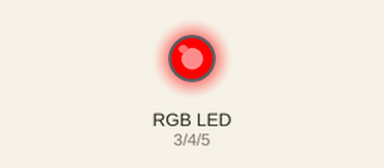
A sketch run on a simulated Arduino Uno, built with avr-gcc and run on an emulated ATmega328P. On the bench: an RGB LED mixed from three pins (HIGH = lit).

Above: at 0.05 s.
At 1.45 s:
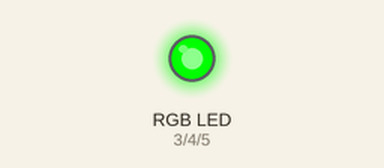
At 2.85 s:
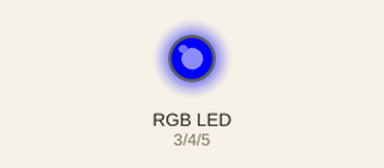
Timing chart, 0 to 3.1 s (numbered marks = the images above):
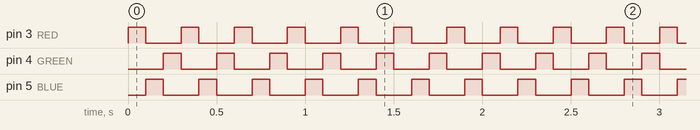

The sketch:

rgb_LED.ino
```cpp
#define BLUE 5
#define GREEN 4
#define RED 3

void setup() {
  // put your setup code here, to run once:
  pinMode(RED, OUTPUT);
  pinMode(BLUE, OUTPUT);
  pinMode(GREEN, OUTPUT);
  digitalWrite(RED, HIGH);
  digitalWrite(BLUE, LOW);
  digitalWrite(GREEN, LOW);


}

void setColor(int redValue, int blueValue, int greenValue) {

  analogWrite(RED, redValue);
  analogWrite(GREEN, greenValue);
  analogWrite(BLUE, blueValue);
  delay(100);

}

void loop() {
  // put your main code here, to run repeatedly:
  setColor(255, 0, 0);
  setColor(0, 255, 0);
  setColor(0, 0, 255);

}
```

Measured:
- by itself, pin 3 (RED), pin 4 (GREEN), pin 5 (BLUE): alternates HIGH for 0.10 s and LOW for 0.20 s
